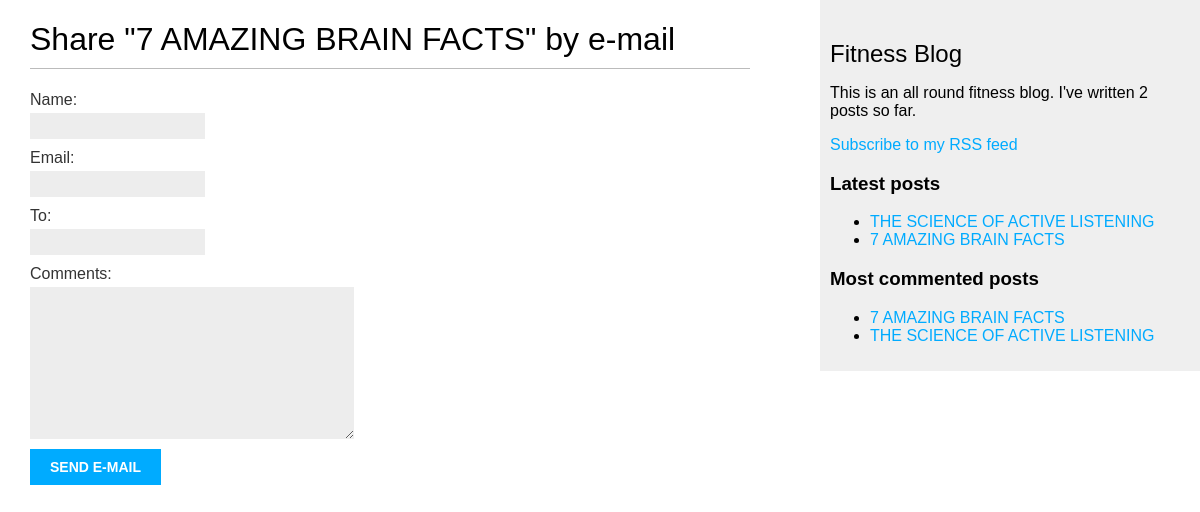
Before: /blog/1/share/ with the older database file.
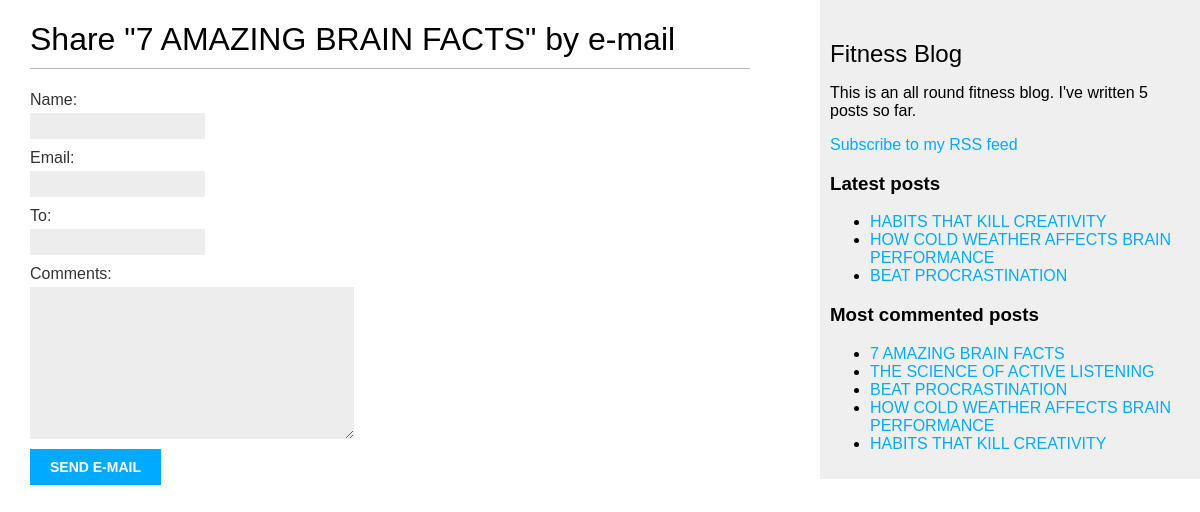
After: the same page with the newer database file.
### blog/models.py (models this page shows, shortened)
class Post(models.Model):
    class Status(models.TextChoices):#enumerate class Status by subclassing models.TextChoices.
         DRAFT = 'DF','Draft'#available choices for the post status are DRAFT and PUBLISHED.
         PUBLISHED = 'PB','Published'#Their respective values are DF and PB, and their labels or readable names are Draft and Published.
    title = models.CharField(max_length =250)
    body = models.TextField()
    slug = models.SlugField(max_length =250, unique_for_date='publish')
    created_at = models.DateTimeField(auto_now_add=True)
    updated_at = models.DateTimeField(auto_now_add=True)
    publish = models.DateTimeField(default=timezone.now)
    status = models.CharField(max_length =2, choices=Status.choices, default=Status.DRAFT)
    author = models.ForeignKey(User, on_delete=models.CASCADE, related_name='blog_posts')
    objects = models.Manager()# The default manager
    published = PublishedManager()# Our custom managerf
    tags = TaggableManager()
    class Meta:# this class defines metadata for the model
         ordering = ['-publish']#ordering attribute tells Django to sort results by the publish field
         indexes = [#This option allows database indexes for your model
              models.Index(fields=['-publish']),
         ]
    def get_absolute_url(self):#builds URL dynamically using the URL name defined in the URL patterns.
         return reverse('blog:post_detail', args=[self.publish.year,
                                                  self.publish.month,
                                                  self.publish.day,
                                                  self.slug])#parameters of the canonical URL for blog posts to match the new URL parameters.

### blog/views.py (the view)
# urls.py: path('<int:post_id>/share/', views.post_share, name='post_share'),
def post_share(request, post_id):
    post = get_object_or_404(Post, id=post_id, status=Post.Status.PUBLISHED)
    sent = False
    if request.method == 'POST':
        form = EmailPostForm(request.POST)
        if form.is_valid():
            cd = form.cleaned_data
            post_url = request.build_absolute_uri(
                post.get_absolute_url())
            subject = f"{cd['name']} recommends you read " \
                      f"{post.title}"
            message = f"Read {post.title} at {post_url}\n\n" \
                      f"{cd['name']}\'s comments: {cd['comments']}"
            send_mail(subject, message, 'carolgitongaofficial@gmail.com',
                     [cd['to']])
            sent = True
    else:
        form = EmailPostForm()
    return render(request, 'post/share.html', {'post': post, 'form': form, 'sent': sent})

### blog/forms.py
class EmailPostForm(forms.Form):
    name = forms.CharField(max_length=25)
    email = forms.EmailField()
    to = forms.EmailField()
    comments = forms.CharField(required=False, widget=forms.Textarea)

### blog/models.py (called while the page is built)
     def get_queryset(self):
          return super().get_queryset()\
          .filter(status=Post.Status.PUBLISHED)

### blog/templatetags/blog_tags.py (called while the page is built)
@register.simple_tag
def total_posts():
    return Post.published.count()

@register.inclusion_tag('post/latest_posts.html')
def show_latest_posts(count=5):
    latest_posts = Post.published.order_by('-publish')[:count]
    return {'latest_posts': latest_posts}

@register.simple_tag
def get_most_commented_posts(count=5):
    return Post.published.annotate(
                total_comments=Count('comments')
            ).order_by('-total_comments')[:count]

### blog/templates/post/share.html (shortened to what this page needs)
{% extends "blog/base.html" %}
{% block content %}
{% if sent %}
<h1>E-mail successfully sent</h1>
<p>
    "{{ post.title}}" was successfully sent to {{ form.cleaned_data.to }}.
</p>
{% else %}
<h1>Share "{{ post.title }}" by e-mail</h1>
<form method="post">
    {{ form.as_p }}
    <input type="submit" value="Send e-mail">
</form>
{% endif %}
{% endblock %}

### blog/templates/blog/base.html (shortened to what this page needs)
{% load blog_tags %}
{% load static %}
<!DOCTYPE html>
<html lang="en">
<head>
    <link href="{% static "css/blog.css" %}" rel="stylesheet">
</head>
<body>
    <div id="content">
       {% block content %}
       {% endblock %}
    </div>
    <div id="sidebar">
        <h2>Fitness Blog</h2>
        <p>This is an all round fitness blog.
            I've written {% total_posts %} posts so far.
        </p>
        <p>
            <a href="{% url "blog:post_feed" %}">
                Subscribe to my RSS feed
            </a>
        </p>
        <h3>Latest posts</h3>
        {% show_latest_posts 3 %}
        <h3>Most commented posts</h3>
        {% get_most_commented_posts as most_commented_posts %}
        <ul>
            {% for post in most_commented_posts %}
            <li>
            <a href="{{ post.get_absolute_url }}">{{ post.title }}</a>
            </li>
            {% endfor %}
            </ul>
    </div>
</body>
</html>

### blog/templates/post/latest_posts.html
<ul>
    {% for post in latest_posts %}
    <li>
    <a href="{{ post.get_absolute_url }}">{{ post.title }}</a>
    </li>
    {% endfor %}
</ul>

Changed rows visible on the page:
no longer on one of the page's lists (row unchanged): Post: title "7 AMAZING BRAIN FACTS"
no longer on one of the page's lists (row unchanged): Post: title "THE SCIENCE OF ACTIVE LISTENING"
added Post: title "HABITS THAT KILL CREATIVITY"
added Post: title "HOW COLD WEATHER AFFECTS BRAIN PERFORMANCE"
added Post: title "BEAT PROCRASTINATION"
Other visible differences:
text no longer shown: "2"
text now shown: "5"
